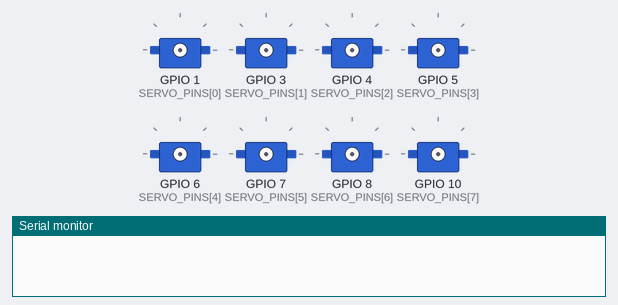
Simulated run of this sketch. Board: ESP32-S3. Parts: 8 × servo, the last lines printed to the serial monitor. Random numbers use the default seed unless the sketch sets one; servo pulses on a pin are drawn as a servo (544–2400 µs = 0–180°).

Above: at 0.0 s.
At 6.2 s:
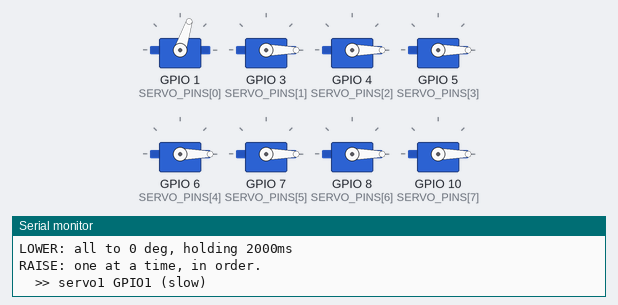
At 8.9 s:
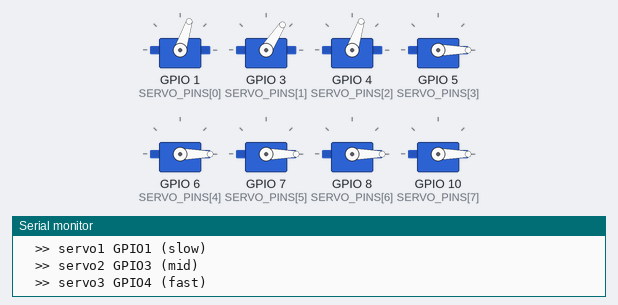
At 11.0 s:
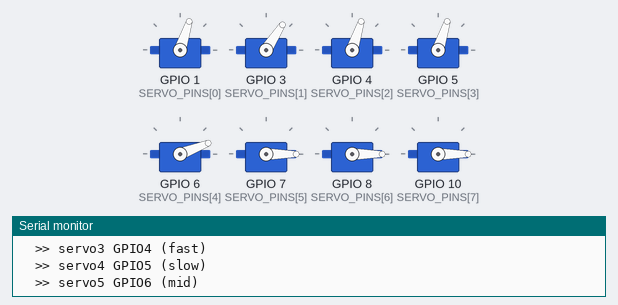
At 15.99 s:
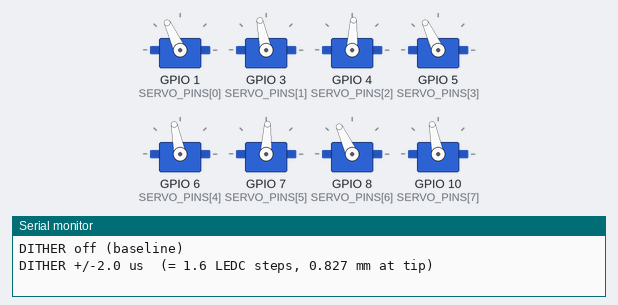
At 39.6 s:
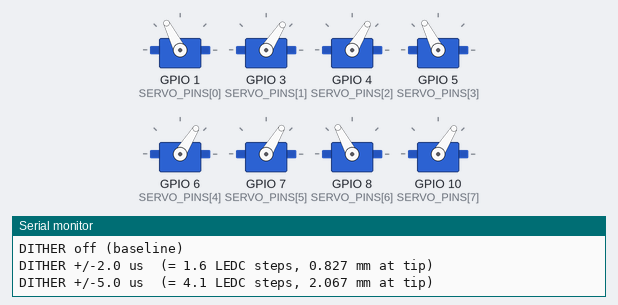
Timing chart, 0 to 40.0 s (numbered marks = the images above):
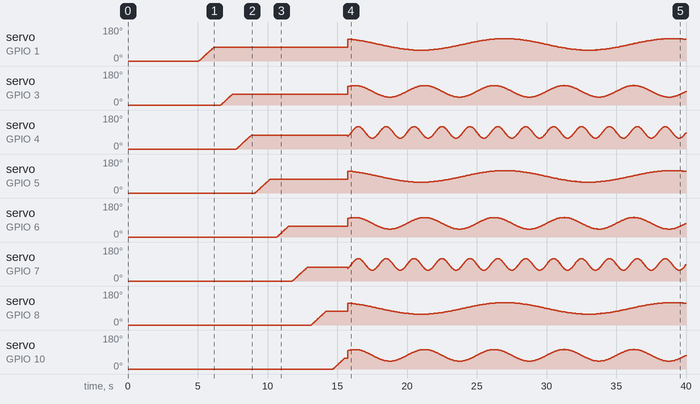

The sketch:

polyp_3x3_dither_v3_4.ino
```cpp
/*
 * PROJECT: Polyp (notwled servo console)
 * DEVICE:  3x3 rig, dither test, ESP32-S3 SuperMini
 *
 * v3.4, on v3.0's native LEDC driver.
 *
 * WHAT DITHER IS AND WHY IT MIGHT WORK HERE. A cheap analog servo ignores
 * commanded changes smaller than its deadband (typically 5-10us), so during
 * slow motion the command creeps below that threshold, nothing happens for
 * several updates, then error accumulates past it and the servo catches up
 * in one visible jump. That is the residual texture left after v2.0/v3.0
 * fixed the firmware faults.
 *
 * Dither is the standard control-systems answer to exactly this, used on
 * valves and hydraulics against stiction: superimpose a small, fast noise
 * on the command so individual updates keep crossing the threshold in both
 * directions. The actuator's own inertia low-passes the noise away (these
 * servos plus a 250mm arm respond at maybe 5-10Hz, the dither runs at 50Hz),
 * while the AVERAGE position still tracks the smooth underlying command. So
 * the servo keeps moving in small real increments instead of stalling and
 * lurching.
 *
 * The idea came from a pot-driven sketch: an analog potentiometer's own
 * electrical noise dithers the command constantly, which is part of why
 * knob-driven servos often feel smoother than programmatically driven ones.
 *
 * COSTS, WHICH MATTER FOR A GALLERY PIECE. Dither means the servos are
 * never allowed to settle. Expect some audible buzz, more current draw, and
 * more gear wear over a long run. If it sounds bad or only marginally helps,
 * it is not worth it for a piece meant to run for hours. Judge with ears as
 * well as eyes.
 *
 * TEST STRUCTURE: cycles OFF -> 2us -> 5us -> 10us, 15s each, announced over
 * serial. Noise is drawn independently per servo, so they don't buzz in
 * unison (which would be both louder and less effective).
 *
 * Frame rate is fixed at 50Hz here. The 50/100Hz A/B in v3.3 showed no
 * visible difference, which means resolution is no longer the binding
 * constraint, so this changes one variable only.
 *
 * WIRING: GPIO 1,3,4,5,6,7,8,10 -> servo 1..8. GPIO 2,9,11 unused.
 */

#define VERSION "3.4"

// ---------------- CONFIG ----------------

const int SERVO_COUNT = 8;
const int SERVO_PINS[SERVO_COUNT] = {1, 3, 4, 5, 6, 7, 8, 10};

const float SHAFT_TO_TIP_MM = 250.0;

const int SERVO_HZ = 50;   // fixed; 100Hz showed no visible benefit
const int RES_BITS = 14;
const int MIN_US   = 500;
const int MAX_US   = 2400;

// the A/B: dither amplitude in microseconds, +/- that much, cycled
const float DITHER_US[] = {0.0, 2.0, 5.0, 10.0};
const int   DITHER_COUNT = sizeof(DITHER_US) / sizeof(DITHER_US[0]);
const unsigned long PHASE_MS = 15000;

const float OSC_LOW_DEG  = 60.0;
const float OSC_HIGH_DEG = 120.0;

const int   GROUP_COUNT = 3;
const float GROUP_PERIOD_S[GROUP_COUNT] = {12.0, 5.0, 2.0};
const char *GROUP_NAME[GROUP_COUNT] = {"slow", "mid", "fast"};

// servos 2,5,8 sit one spline tooth (14.4 deg) high, see v3.2
float angleTrim[SERVO_COUNT] = {0.0, -15.0, 0.0, 0.0, -15.0, 0.0, 0.0, -15.0};

const float LOWER_DEG = 0.0;
const unsigned long LOWER_HOLD_MS = 2000;
const float RAISE_TO_DEG  = 75.0;
const float RISE_STEP_DEG = 1.0;
const int   RISE_STEP_MS  = 15;
const int   PAUSE_BETWEEN_SERVOS_MS = 200;

// -----------------------------------------

bool attachedOk[SERVO_COUNT];
const uint32_t TICKS = 1UL << RES_BITS;

float ditherUs = 0.0;
int phaseIdx = 0;

int groupOf(int i) { return i % GROUP_COUNT; }

uint32_t usToDuty(float us) {
  return (uint32_t)lroundf(us * (float)TICKS / (1000000.0f / SERVO_HZ));
}

float degToUs(float deg) {
  if (deg < 0) deg = 0;
  if (deg > 180) deg = 180;
  return MIN_US + (deg / 180.0f) * (MAX_US - MIN_US);
}

// each servo gets its own draw, so they don't all buzz in step
float ditherSample() {
  if (ditherUs <= 0.0f) return 0.0f;
  return ((float)random(-1000, 1001) / 1000.0f) * ditherUs;
}

void writeDeg(int i, float deg) {
  if (!attachedOk[i]) return;
  float us = degToUs(deg + angleTrim[i]) + ditherSample();
  if (us < MIN_US) us = MIN_US;
  if (us > MAX_US) us = MAX_US;
  ledcWrite(SERVO_PINS[i], usToDuty(us));
}

void announcePhase() {
  float usPerTick = (1000000.0f / SERVO_HZ) / (float)TICKS;
  if (ditherUs <= 0.0f) {
    Serial.println("DITHER off (baseline)");
  } else {
    Serial.printf("DITHER +/-%.1f us  (= %.1f LEDC steps, %.3f mm at tip)\n",
                  ditherUs, ditherUs / usPerTick,
                  SHAFT_TO_TIP_MM *
                    sinf(radians(ditherUs / ((float)(MAX_US - MIN_US) / 180.0f))));
  }
}

void setup() {
  Serial.begin(115200);
  delay(3000);
  Serial.printf("\nPolyp 3x3 dither test, firmware v%s\n", VERSION);
  randomSeed(esp_random());

  for (int i = 0; i < SERVO_COUNT; i++) {
    attachedOk[i] = ledcAttach(SERVO_PINS[i], SERVO_HZ, RES_BITS);
  }
  for (int i = 0; i < SERVO_COUNT; i++) writeDeg(i, LOWER_DEG);

  Serial.print("attached:");
  for (int i = 0; i < SERVO_COUNT; i++) {
    Serial.printf(" s%d/GPIO%d=%s", i + 1, SERVO_PINS[i],
                  attachedOk[i] ? "OK" : "FAIL");
  }
  Serial.println();

  Serial.printf("LOWER: all to %.0f deg, holding %lums\n", LOWER_DEG, LOWER_HOLD_MS);
  delay(LOWER_HOLD_MS);

  Serial.println("RAISE: one at a time, in order.");
  for (int i = 0; i < SERVO_COUNT; i++) {
    Serial.printf("  >> servo%d GPIO%d (%s)\n", i + 1, SERVO_PINS[i],
                  GROUP_NAME[groupOf(i)]);
    Serial.flush();
    for (float d = LOWER_DEG; d <= RAISE_TO_DEG; d += RISE_STEP_DEG) {
      writeDeg(i, d);
      delay(RISE_STEP_MS);
    }
    writeDeg(i, RAISE_TO_DEG);
    delay(PAUSE_BETWEEN_SERVOS_MS);
  }

  Serial.printf("SWAY: cycling dither every %lus. Listen as well as look, "
                "buzz and heat are the cost.\n", PHASE_MS / 1000);
  announcePhase();
}

void loop() {
  const float mid = (OSC_LOW_DEG + OSC_HIGH_DEG) / 2.0;
  const float amp = (OSC_HIGH_DEG - OSC_LOW_DEG) / 2.0;

  static unsigned long lastPhase = 0;
  if (millis() - lastPhase > PHASE_MS) {
    lastPhase = millis();
    phaseIdx = (phaseIdx + 1) % DITHER_COUNT;
    ditherUs = DITHER_US[phaseIdx];
    announcePhase();
  }

  float t = millis() / 1000.0;

  float groupAngle[GROUP_COUNT];
  for (int g = 0; g < GROUP_COUNT; g++) {
    groupAngle[g] = mid + amp * sinf((2.0f * PI / GROUP_PERIOD_S[g]) * t);
  }
  for (int i = 0; i < SERVO_COUNT; i++) {
    writeDeg(i, groupAngle[groupOf(i)]);
  }

  delay(1000 / SERVO_HZ);
}
```
